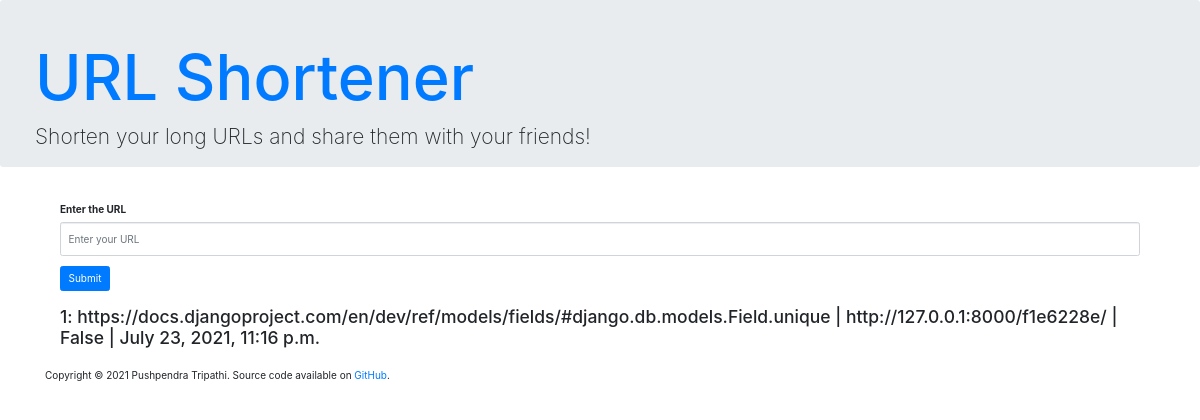
Before: /app/ (signed in) with the older database file.
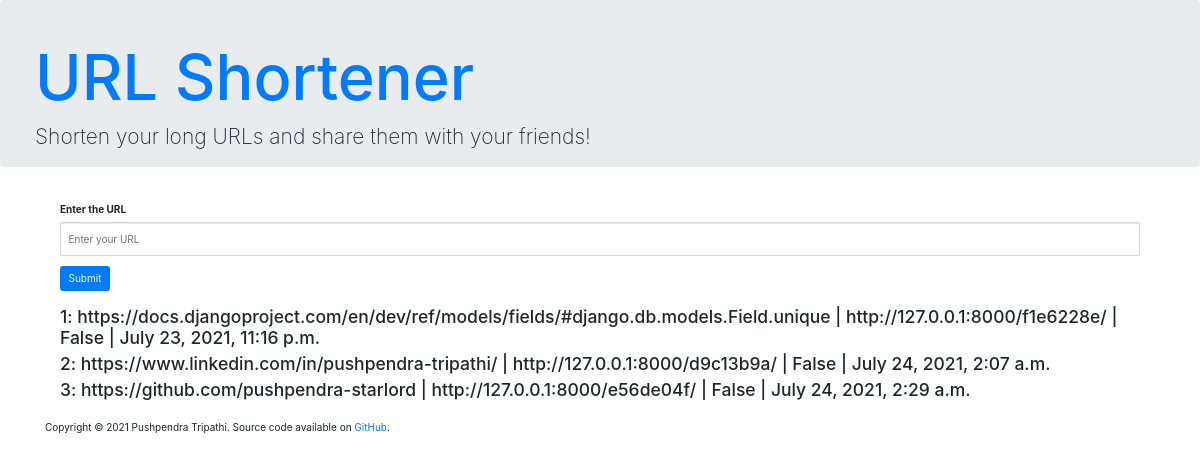
After: the same page with the newer database file.
### shortner/models.py (models this page shows, shortened)
class ShortUrl(models.Model):
    user = models.ForeignKey(User, on_delete=models.CASCADE)
    created_at = models.DateTimeField(auto_now=True)
    slug = models.CharField(max_length=50, unique=True)
    original_url = models.CharField(max_length=500)
    expired = models.BooleanField(default=False)

### shortner/views.py (the view, shortened to what this page needs)
# urls.py: path("", HomeView.as_view(), name='index'),
class HomeView(View):
    @method_decorator(login_required())
    def get(self, request):
        context = {}
        user =  request.user
        urls = ShortUrl.objects.filter(user= user)
        if urls:
            context['urls'] = urls
        return render(request, 'shortner/index.html', context)

### shortner/templates/shortner/index.html (shortened to what this page needs)
{% extends 'shortner/base.html' %}
{% block content %}
<div class="container my-4">
  <form action="" method="POST">
      <div class="form-group">
        <label for="url">Enter the URL</label>
        <input type="text" class="form-control" name="url" id="url" placeholder="Enter your URL">
      </div>
      <button type="submit" class="btn btn-primary">Submit</button>
    </form>
    <br>
    {% if urls %}
    {% for data in urls %}
    <h3>{{forloop.counter}}: {{data.original_url}} | {{data.slug}} | {{data.expired}} | {{data.created_at}}</h3>
    {% endfor %}
    {% else %}
    <center><h3>You dont have any short url</h3></center>
    {% endif %}
</div>
{% endblock %}

Changed rows visible on the page:
added ShortUrl: original_url "https://www.linkedin.com/in/pushpendra-tripathi/", slug "http://127.0.0.1:8000/d9c13b9a/", expired "False", created_at "July 24, 2021, 2:07 a.m."
added ShortUrl: original_url "https://github.com/pushpendra-starlord", slug "http://127.0.0.1:8000/e56de04f/", expired "False", created_at "July 24, 2021, 2:29 a.m."
